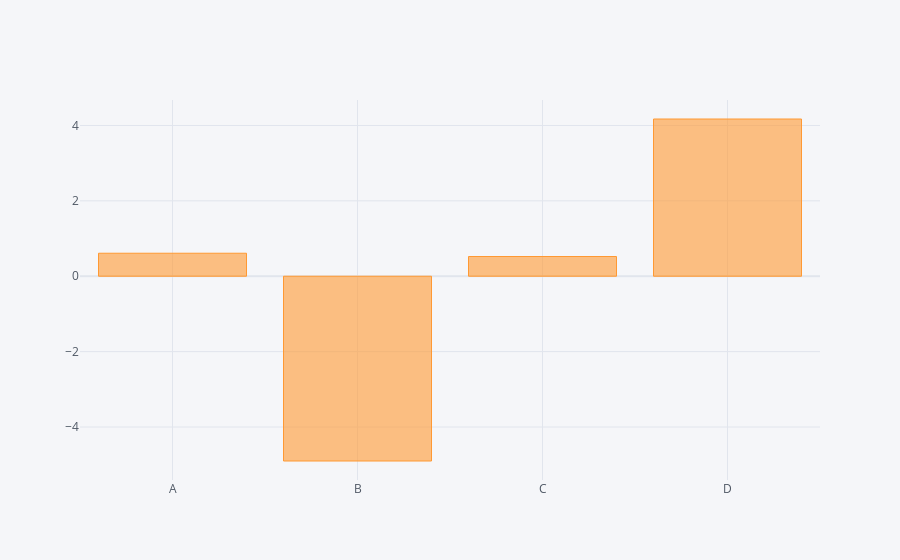

This figure's notebook cell:
### Code cell
df.sum().iplot(kind='bar')

### Figure 1 — Plotly figure (JSON) as saved in the notebook; plotly's stock layout.template omitted (floating-point values rounded to 4 significant figures)
{"data": [{"marker": {"color": "rgba(255, 153, 51, 0.6)", "line": {"color": "rgba(255, 153, 51, 1.0)", "width": 1}}, "name": "None", "orientation": "v", "text": "", "type": "bar", "x": ["A", "B", "C", "D"], "y": [0.6101, -4.902, 0.5234, 4.171]}], "layout": {"legend": {"bgcolor": "#F5F6F9", "font": {"color": "#4D5663"}}, "paper_bgcolor": "#F5F6F9", "plot_bgcolor": "#F5F6F9", "title": {"font": {"color": "#4D5663"}}, "xaxis": {"gridcolor": "#E1E5ED", "showgrid": true, "tickfont": {"color": "#4D5663"}, "title": {"font": {"color": "#4D5663"}, "text": ""}, "zerolinecolor": "#E1E5ED"}, "yaxis": {"gridcolor": "#E1E5ED", "showgrid": true, "tickfont": {"color": "#4D5663"}, "title": {"font": {"color": "#4D5663"}, "text": ""}, "zerolinecolor": "#E1E5ED"}}}
